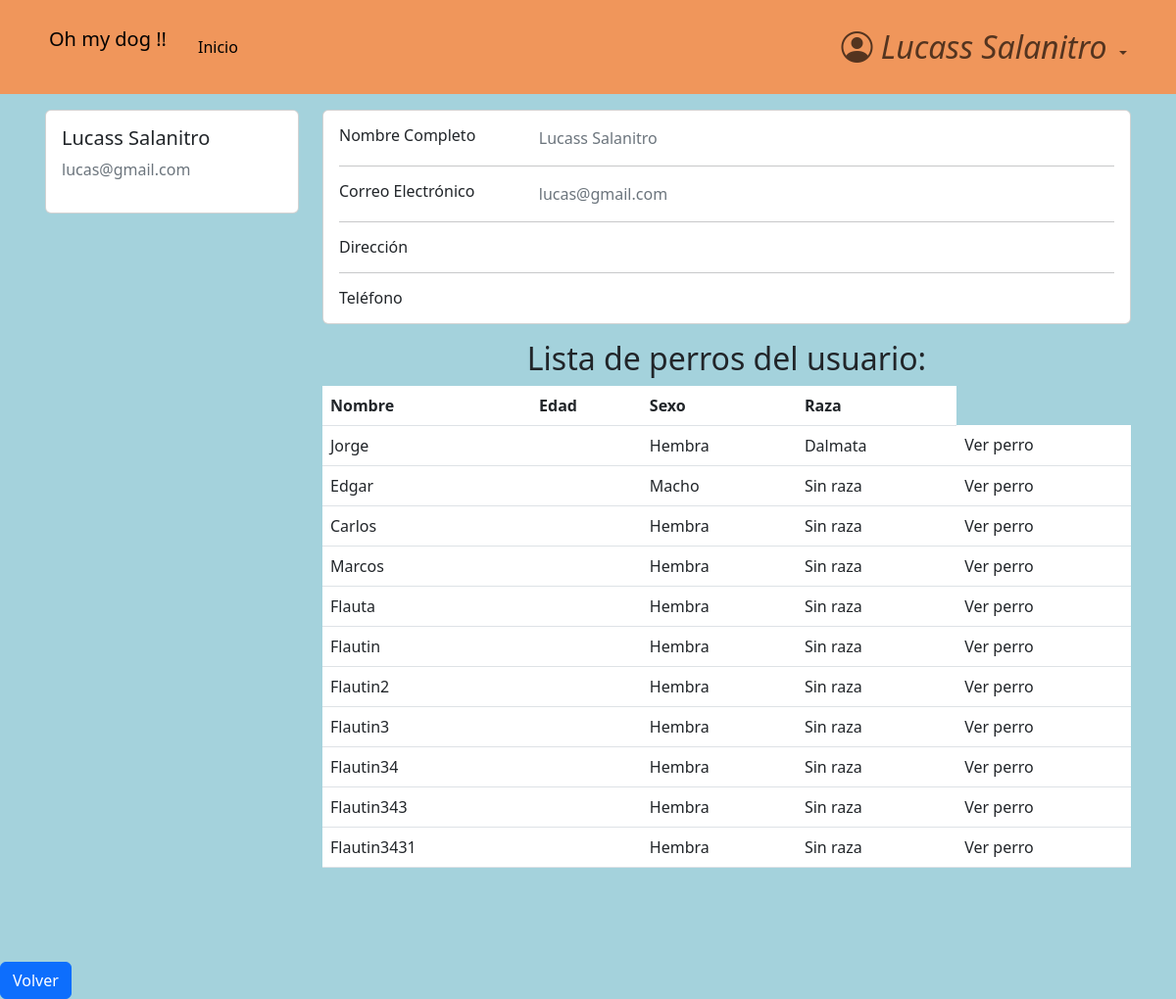
The page /accounts/profile/3 (signed in) on the database as committed earlier.
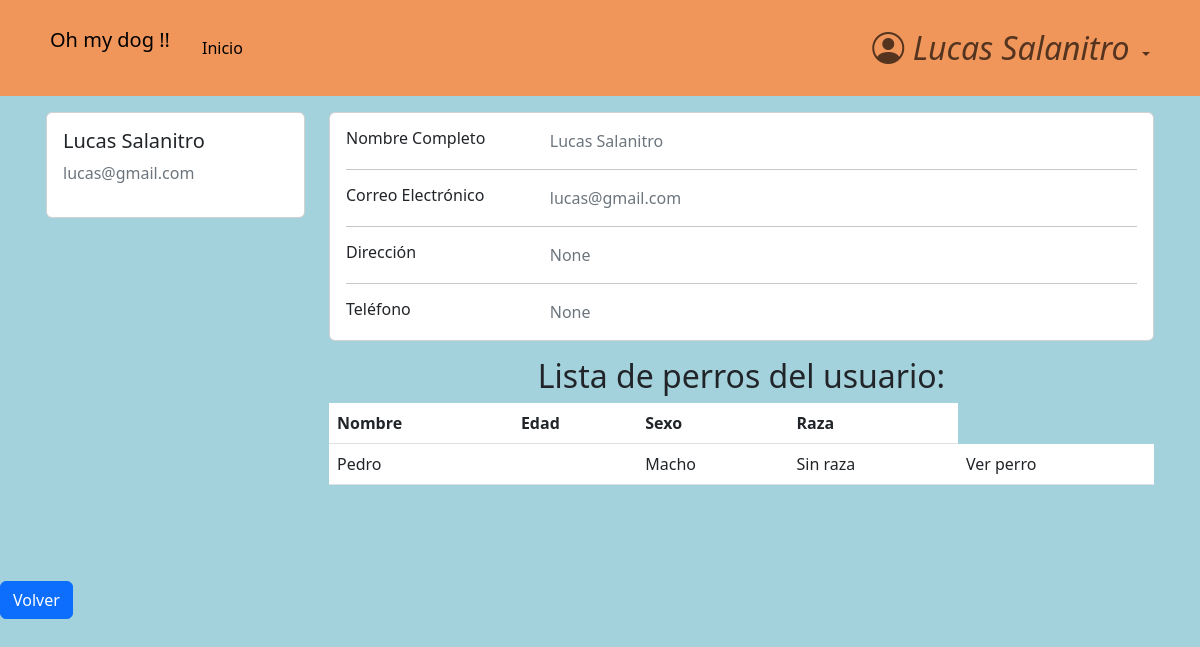
The same page on the database as committed later.
### accounts/models.py (models this page shows, shortened)
class CustomUser(AbstractBaseUser, PermissionsMixin):
    email =                     models.EmailField(verbose_name="email", unique=True)    #.foreignKey ??
    name =                      models.CharField(max_length=25)   #slug es texto corto
    surname =                   models.CharField(max_length=30, blank=True, null=True)
    address =                   models.CharField(max_length=30, blank=True, null=True)
    telephone =                 models.SlugField(max_length=12, blank=True, null=True)
    is_active =                 models.BooleanField(default=True)
    is_staff =                  models.BooleanField(default=False)
    is_admin =                  models.BooleanField(default=False)
    last_login =                models.DateTimeField(verbose_name="last login", default=datetime.datetime.now)
    is_veterinario =            models.BooleanField(default=False)
    USERNAME_FIELD = "email"    #variable por la cual se ingresa, dice username pero seria como 'campo que representa el inicio de sesion'
    REQUIRED_FIELDS = ['name',]    #no permite registros si no tiene estos campos completos
    objects = CustomUserManager()
    def __str__(self):
        return self.name + ' ' + str(self.surname or '')

### dogs/models.py (models this page shows, shortened)
class Dog(models.Model):
    class Sex(models.TextChoices):
        macho = "Macho"
        hembra = "Hembra"
    class Breed(models.TextChoices):
        sin_raza = "Sin raza"
        coker = "Coker"
        pastor_aleman = "Pastor aleman"
        bulldog = "Bulldog"
        labrador = "Labrador"
        golden = "Golder"
        caniche = "Caniche"
        chihuahua = "Chihuahua"
        bulldog_frances = "Bulldog Frances"
        beagle = "Beagle"
        boxer = "Boxer"
        galgo = "Galgo"
        dalmata = "Dalmata"
        sharpei = "Shar pei"
    class Color(models.TextChoices):
        blanco = "Blanco"
        negro = "Negro"
        marron = "Marrón"
        blanco_y_negro = "Blanco y negro"
        otro = "Otro color"
    class Size(models.TextChoices):
        grande = "Grande"
        mediano = "Mediano"
        pequeño = "pequeño"
    def default_value():
        return '-'
    name = models.CharField(
        max_length=15
    )
    date_of_birth = models.DateField(
        null=True,
    )
    sex = models.CharField(
        max_length=10,
        choices=Sex.choices
    )
    breed = models.CharField(
        max_length=20,
        choices=Breed.choices
    )
    color = models.CharField(
        max_length=20,
        blank=True,
        choices=Color.choices,
        null=True,
    )
    size = models.CharField(
        max_length=10,
        null=True,
        blank=True,
    )
    description = models.TextField(
        max_length=100,
        blank=True,
        null=True,
    )
    hidden = models.BooleanField(default=False)
    owner = models.ForeignKey(
        CustomUser,
        blank=True,
        on_delete=models.CASCADE,
        null=True
    )

### accounts/views.py (the view)
# urls.py: path('profile/<pk>', views.profile_view, name= 'profile'),
def profile_view(request, pk):
    if not request.user.is_authenticated:
        return redirect('login')
    user_owner = CustomUser.objects.get(pk=pk)
    dogs = user_owner.dog_set.all()
    context = {
        'client': user_owner,
        'vet': request.user,
        'dogs_shown': dogs.filter(hidden=False)
    }
    return render(request, 'profile.html', context)

### accounts/templates/profile.html (shortened to what this page needs)
{% extends 'base.html' %}
{% block content %}
<main>
<div class="container card-izq " >
  <div class="row row-1">
    <div class="col-md-3">
      <div class="card">
        <div class="card-body">
          <h5>{{ client.name }} {{ client.surname }}</h5>
          <p class="text-secondary">{{ client.email }}</p>
        </div>
      </div>
    </div>
    <div class="col-md-9">
      <div class="card mb-3">
        <div class="card-body">
          <div class="row">
            <div class="col-sm-3">
              <h6 class="mb-0">Nombre Completo</h6>
            </div>
            <div class="col-sm-9 text-secondary">
              {{ client.name }} {{ client.surname }}
            </div>
          </div>
          <hr>
          <div class="row">
            <div class="col-sm-3">
              <h6 class="mb-0">Correo Electrónico</h6>
            </div>
            <div class="col-sm-9 text-secondary">
              {{ client.email }}
            </div>
          </div>
          <hr>
          <div class="row">
            <div class="col-sm-3">
              <h6 class="mb-0">Dirección</h6>
            </div>
            <div class="col-sm-9 text-secondary">
              {{ client.address }}
            </div>
          </div>
          <hr>
          <div class="row">
            <div class="col-sm-3">
              <h6 class="mb-0">Teléfono</h6>
            </div>
            <div class="col-sm-9 text-secondary">
              {{ client.telephone }}
            </div>
          </div>
        </div>
      </div>
        <h2 class="text-center">Lista de perros del usuario:</h2>
          {% if dogs_shown.count > 0 %}
                  <table class="table table-hover">
                      <thead>
                          <tr>
                              <th>Nombre</th>
                              <th>Edad</th>
                              <th>Sexo</th>
                              <th>Raza</th>
                          </tr>
                      </thead>
                      <tbody>
                          {% for dog in dogs_shown %}
                                <tr>
                                    <td>{{ dog.name }}</td>
                                    <td>{{ dog.age }}</td>
                                    <td>{{ dog.sex }}</td>
                                    <td>{{ dog.breed }}</td>
                                    <td>
                                      <a class="dropdown-item" href="{% url 'dog_profile' user_owner_id=client.id dog_id=dog.id %}">Ver perro</a>
                                    </td>
                                </tr>
                          {% endfor %}
                      </tbody>
                  </table>
            {% else %}
            <div>
              <a>El usuario no posee perros visibles</a>
            </div>
            {% endif %}
      </div>
    </div>
  </div>
  <a href="{% url 'home' %}" class="btn btn-primary">Volver</a>
</main>
{% endblock  %}

### pages/templates/base.html (shortened to what this page needs)
<!DOCTYPE html>
<html>
{% load static %}
<head>
    {% block css %}
        <link rel="stylesheet" href="https://cdn.jsdelivr.net/npm/bootstrap-icons@1.10.5/font/bootstrap-icons.css">
    <link href="https://cdn.jsdelivr.net/npm/bootstrap@5.3.0-alpha3/dist/css/bootstrap.min.css" rel="stylesheet">
    <link rel="stylesheet" href="{% static 'css/styles.css' %}">
    {% endblock css %}
</head>
<body>
    <header>
            <nav class="navbar navbar-expand-lg header-ar">
                <div class="container">
                    <p class="navbar-brand header__marca p-2">Oh my dog !!</p>
                    <div class="collapse navbar-collapse show " id="navbarBasic">
                        <ul class="navbar-nav me-auto mb-2 mb-lg-0">
                            <li class="nav-item">
                                <a class="nav-link active" aria-current="page" href="{% url 'home' %}">Inicio</a>
                            </li>
                            {% if user.is_authenticated %}
                                </ul>
                                    <ul class="navbar-nav mb-2 mb-lg-0 ">
                                        <li class="nav-item dropdown">
                                            <a class="nav-link dropdown-toggle icono-user role="button" data-bs-toggle="dropdown" aria-expanded="False">
                                                {% if user.is_veterinario %}
                                                    <i class="bi bi-person-circle">
                                                        Veterinario
                                                    </i>
                                                {% else %}
                                                    <i class="bi bi-person-circle">
                                                        {{ user }}
                                                    </i>
                                                {% endif %}
                                            </a>
                                        </li>
                                    </ul>
                        {% endif %}
                </div>
            </div>
        </nav>
    </header>
{% block content %}
{% endblock content %}
</body>
</html>

### pages/static/css/styles.css (style rules this page uses)
html { box-sizing: border-box; font-size: 16px; scroll-behavior: smooth; }
body { margin: 0; padding: 0; overflow-x: hidden; background-color: #a4d2dc; }
a { text-decoration: none; }
.icono-user i { font-size: 2rem; }
.header-ar { background-color: #f0965b; padding: 1rem; }
.card-izq { margin-bottom: 1rem; padding: 1rem; }
.row-1 { margin-bottom: 3rem; }

Rows that differ between the two databases and show on the page:
removed Dog: name "Jorge", sex "Hembra", breed "Dalmata"
removed Dog: name "Edgar", sex "Macho", breed "Sin raza"
removed Dog: name "Carlos", sex "Hembra", breed "Sin raza"
removed Dog: name "Marcos", sex "Hembra", breed "Sin raza"
removed Dog: name "Flauta", sex "Hembra", breed "Sin raza"
removed Dog: name "Flautin", sex "Hembra", breed "Sin raza"
removed Dog: name "Flautin2", sex "Hembra", breed "Sin raza"
removed Dog: name "Flautin3", sex "Hembra", breed "Sin raza"
removed Dog: name "Flautin34", sex "Hembra", breed "Sin raza"
removed Dog: name "Flautin343", sex "Hembra", breed "Sin raza"
removed Dog: name "Flautin3431", sex "Hembra", breed "Sin raza"
changed CustomUser "Salanitro": name+surname "Lucass Salanitro" → "Lucas Salanitro"; name "Lucass" → "Lucas"; address (not shown) → "None"; telephone (not shown) → "None"
now on this page (row edited): Dog: name "Pedro", sex "Macho", breed "Sin raza"
